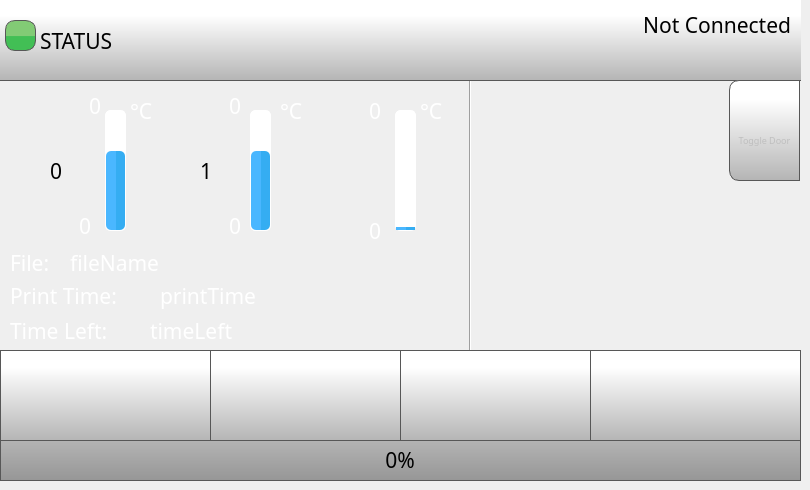
    <widget class="QWidget" name="homePage">
     <widget class="QPushButton" name="playPauseButton">
      <property name="geometry">
       <rect>
        <x>400</x>
        <y>350</y>
        <width>191</width>
        <height>91</height>
       </rect>
      </property>
      <property name="minimumSize">
       <size>
        <width>0</width>
        <height>0</height>
       </size>
      </property>
      <property name="font">
       <font>
        <family>Gotham</family>
        <pointsize>16</pointsize>
       </font>
      </property>
      <property name="styleSheet">
       <string notr="true">QPushButton {
    border: 1px solid rgb(87, 87, 87);
	background-color: qlineargradient(spread:pad, x1:0, y1:1, x2:0, y2:0.188, stop:0 rgba(180, 180, 180, 255), stop:1 rgba(255, 255, 255, 255));
    
}

QPushButton:pressed {

    background-color: qlineargradient(x1: 0, y1: 0, x2: 0, y2: 1,
                                      stop: 0 #dadbde, stop: 1 #f6f7fa);
}

QPushButton:flat {
    border: none; /* no border for a flat push button */
}

QPushButton:default {
    border-color: navy; /* make the default button prominent */
}

QPushButton:focus {
	outline: none;
}</string>
      </property>
      <property name="text">
       <string/>
      </property>
      <property name="icon">
       <iconset>
        <normaloff>templates/img/play-button.png</normaloff>
        <normalon>templates/img/pause-button.png</normalon>templates/img/play-button.png</iconset>
      </property>
      <property name="iconSize">
       <size>
        <width>50</width>
        <height>50</height>
       </size>
      </property>
      <property name="checkable">
       <bool>true</bool>
      </property>
      <property name="checked">
       <bool>false</bool>
      </property>
      <property name="autoDefault">
       <bool>false</bool>
      </property>
      <property name="default">
       <bool>false</bool>
      </property>
      <property name="flat">
       <bool>false</bool>
      </property>
     </widget>
     <widget class="QPushButton" name="stopButton">
      <property name="geometry">
       <rect>
        <x>590</x>
        <y>350</y>
        <width>211</width>
        <height>91</height>
       </rect>
      </property>
      <property name="minimumSize">
       <size>
        <width>0</width>
        <height>0</height>
       </size>
      </property>
      <property name="font">
       <font>
        <family>Gotham</family>
        <pointsize>16</pointsize>
       </font>
      </property>
      <property name="styleSheet">
       <string notr="true">QPushButton {
    border: 1px solid rgb(87, 87, 87);

	background-color: qlineargradient(spread:pad, x1:0, y1:1, x2:0, y2:0.188, stop:0 rgba(180, 180, 180, 255), stop:1 rgba(255, 255, 255, 255));
}

QPushButton:pressed {
    background-color: qlineargradient(x1: 0, y1: 0, x2: 0, y2: 1,
                                      stop: 0 #dadbde, stop: 1 #f6f7fa);
}

QPushButton:flat {
    border: none; /* no border for a flat push button */
}

QPushButton:default {
    border-color: navy; /* make the default button prominent */
}

QPushButton:focus {
	outline: none;
}</string>
      </property>
      <property name="text">
       <string/>
      </property>
      <property name="icon">
       <iconset>
        <normaloff>templates/img/video-player-stop-button.png</normaloff>templates/img/video-player-stop-button.png</iconset>
      </property>
      <property name="iconSize">
       <size>
        <width>50</width>
        <height>50</height>
       </size>
      </property>
     </widget>
     <widget class="Line" name="line">
      <property name="geometry">
       <rect>
        <x>460</x>
        <y>80</y>
        <width>20</width>
        <height>281</height>
       </rect>
      </property>
      <property name="font">
       <font>
        <family>Gotham</family>
        <pointsize>16</pointsize>
       </font>
      </property>
      <property name="orientation">
       <enum>Qt::Vertical</enum>
      </property>
     </widget>
     <widget class="QLabel" name="tool0Label">
      <property name="geometry">
       <rect>
        <x>32</x>
        <y>148</y>
        <width>51</width>
        <height>51</height>
       </rect>
      </property>
      <property name="font">
       <font>
        <family>Gotham</family>
        <pointsize>16</pointsize>
        <bold>false</bold>
        <underline>false</underline>
        <strikeout>false</strikeout>
       </font>
      </property>
      <property name="styleSheet">
       <string notr="true">
   color:  white;</string>
      </property>
      <property name="text">
       <string/>
      </property>
      <property name="pixmap">
       <pixmap>templates/img/Nozzle.png</pixmap>
      </property>
      <property name="scaledContents">
       <bool>true</bool>
      </property>
     </widget>
     <widget class="QLabel" name="FileNameLabel">
      <property name="geometry">
       <rect>
        <x>10</x>
        <y>247</y>
        <width>61</width>
        <height>31</height>
       </rect>
      </property>
      <property name="font">
       <font>
        <family>Gotham</family>
        <pointsize>16</pointsize>
        <bold>false</bold>
       </font>
      </property>
      <property name="styleSheet">
       <string notr="true">color: rgb(255, 255, 255);</string>
      </property>
      <property name="text">
       <string>File:</string>
      </property>
     </widget>
     <widget class="QLabel" name="printTimeLabel">
      <property name="geometry">
       <rect>
        <x>10</x>
        <y>280</y>
        <width>141</width>
        <height>31</height>
       </rect>
      </property>
      <property name="font">
       <font>
        <family>Gotham</family>
        <pointsize>16</pointsize>
        <bold>false</bold>
       </font>
      </property>
      <property name="styleSheet">
       <string notr="true">color: rgb(255, 255, 255);</string>
      </property>
      <property name="text">
       <string>Print Time:</string>
      </property>
     </widget>
     <widget class="QLabel" name="fileName">
      <property name="geometry">
       <rect>
        <x>70</x>
        <y>247</y>
        <width>281</width>
        <height>31</height>
       </rect>
      </property>
      <property name="font">
       <font>
        <family>Gotham</family>
        <pointsize>16</pointsize>
       </font>
      </property>
      <property name="styleSheet">
       <string notr="true">color: rgb(255, 255, 255);
background-color: rgba(255, 255, 255, 0);</string>
      </property>
      <property name="text">
       <string>fileName</string>
      </property>
      <property name="scaledContents">
       <bool>true</bool>
      </property>
      <property name="wordWrap">
       <bool>false</bool>
      </property>
     </widget>
     <widget class="QLabel" name="printTime">
      <property name="geometry">
       <rect>
        <x>160</x>
        <y>280</y>
        <width>211</width>
        <height>31</height>
       </rect>
      </property>
      <property name="font">
       <font>
        <family>Gotham</family>
        <pointsize>16</pointsize>
       </font>
      </property>
      <property name="styleSheet">
       <string notr="true">color: rgb(255, 255, 255);
background-color: rgba(255, 255, 255, 0);</string>
      </property>
      <property name="text">
       <string>printTime</string>
      </property>
     </widget>
     <widget class="QLabel" name="timeLeftLabel">
      <property name="geometry">
       <rect>
        <x>10</x>
        <y>320</y>
        <width>151</width>
        <height>21</height>
       </rect>
      </property>
      <property name="font">
       <font>
        <family>Gotham</family>
        <pointsize>16</pointsize>
        <bold>false</bold>
       </font>
      </property>
      <property name="styleSheet">
       <string notr="true">color: rgb(255, 255, 255);</string>
      </property>
      <property name="text">
       <string>Time Left:</string>
      </property>
     </widget>
     <widget class="QProgressBar" name="bedTempBar">
      <property name="geometry">
       <rect>
        <x>395</x>
        <y>110</y>
        <width>21</width>
        <height>121</height>
       </rect>
      </property>
      <property name="font">
       <font>
        <family>Gotham</family>
        <pointsize>16</pointsize>
       </font>
      </property>
      <property name="styleSheet">
       <string notr="true">QProgressBar::chunk {
    border-radius: 5px;
	background-color: qlineargradient(spread:pad, x1:0.517, y1:0, x2:0.522, y2:0, stop:0.0336134 rgba(74, 183, 255, 255), stop:1 rgba(53, 173, 242, 255));
}

QProgressBar {
    border: 1px solid white;
    border-radius: 5px;
}
</string>
      </property>
      <property name="maximum">
       <number>300</number>
      </property>
      <property name="value">
       <number>10</number>
      </property>
      <property name="alignment">
       <set>Qt::AlignCenter</set>
      </property>
      <property name="textVisible">
       <bool>false</bool>
      </property>
      <property name="orientation">
       <enum>Qt::Vertical</enum>
      </property>
      <property name="format">
       <string>%v</string>
      </property>
     </widget>
     <widget class="QLabel" name="bedLabel">
      <property name="geometry">
       <rect>
        <x>320</x>
        <y>140</y>
        <width>61</width>
        <height>61</height>
       </rect>
      </property>
      <property name="font">
       <font>
        <family>Gotham</family>
        <pointsize>16</pointsize>
        <bold>false</bold>
        <underline>false</underline>
        <strikeout>false</strikeout>
       </font>
      </property>
      <property name="styleSheet">
       <string notr="true">
   color:  white;
background-color: rgba(255, 255, 255, 0);</string>
      </property>
      <property name="text">
       <string/>
      </property>
      <property name="pixmap">
       <pixmap>templates/img/bed.png</pixmap>
      </property>
      <property name="scaledContents">
       <bool>true</bool>
      </property>
     </widget>
     <widget class="QLabel" name="tool0TargetTemperature">
      <property name="geometry">
       <rect>
        <x>40</x>
        <y>90</y>
        <width>61</width>
        <height>31</height>
       </rect>
      </property>
      <property name="font">
       <font>
        <family>Gotham</family>
        <pointsize>16</pointsize>
        <bold>false</bold>
        <underline>false</underline>
        <strikeout>false</strikeout>
       </font>
      </property>
      <property name="styleSheet">
       <string notr="true">
   color:  white;
background-color: rgba(255, 255, 255, 0);</string>
      </property>
      <property name="text">
       <string>0</string>
      </property>
      <property name="alignment">
       <set>Qt::AlignRight|Qt::AlignTrailing|Qt::AlignVCenter</set>
      </property>
     </widget>
     <widget class="QProgressBar" name="tool0TempBar">
      <property name="geometry">
       <rect>
        <x>105</x>
        <y>110</y>
        <width>21</width>
        <height>121</height>
       </rect>
      </property>
      <property name="font">
       <font>
        <family>Gotham</family>
        <pointsize>16</pointsize>
       </font>
      </property>
      <property name="styleSheet">
       <string notr="true">QProgressBar::chunk {
    border-radius: 5px;
	background-color: qlineargradient(spread:pad, x1:0.517, y1:0, x2:0.522, y2:0, stop:0.0336134 rgba(74, 183, 255, 255), stop:1 rgba(53, 173, 242, 255));
}

QProgressBar {
    border: 1px solid white;
    border-radius: 5px;
}
</string>
      </property>
      <property name="maximum">
       <number>300</number>
      </property>
      <property name="value">
       <number>200</number>
      </property>
      <property name="alignment">
       <set>Qt::AlignCenter</set>
      </property>
      <property name="textVisible">
       <bool>false</bool>
      </property>
      <property name="orientation">
       <enum>Qt::Vertical</enum>
      </property>
      <property name="format">
       <string>%v</string>
      </property>
     </widget>
     <widget class="QLabel" name="tool0ActualTemperature">
      <property name="geometry">
       <rect>
        <x>30</x>
        <y>210</y>
        <width>61</width>
        <height>31</height>
       </rect>
      </property>
      <property name="font">
       <font>
        <family>Gotham</family>
        <pointsize>16</pointsize>
        <bold>false</bold>
        <underline>false</underline>
        <strikeout>false</strikeout>
       </font>
      </property>
      <property name="styleSheet">
       <string notr="true">
   color:  white;
background-color: rgba(0, 0, 0, 0);</string>
      </property>
      <property name="text">
       <string>0</string>
      </property>
      <property name="alignment">
       <set>Qt::AlignRight|Qt::AlignTrailing|Qt::AlignVCenter</set>
      </property>
     </widget>
     <widget class="QLabel" name="bedActualTemperatute">
      <property name="geometry">
       <rect>
        <x>340</x>
        <y>220</y>
        <width>41</width>
        <height>21</height>
       </rect>
      </property>
      <property name="font">
       <font>
        <family>Gotham</family>
        <pointsize>16</pointsize>
        <bold>false</bold>
        <underline>false</underline>
        <strikeout>false</strikeout>
       </font>
      </property>
      <property name="styleSheet">
       <string notr="true">
   color:  white;
background-color: rgba(0, 0, 0, 0);</string>
      </property>
      <property name="text">
       <string>0</string>
      </property>
      <property name="alignment">
       <set>Qt::AlignRight|Qt::AlignTrailing|Qt::AlignVCenter</set>
      </property>
     </widget>
     <widget class="QLabel" name="bedTargetTemperature">
      <property name="geometry">
       <rect>
        <x>340</x>
        <y>100</y>
        <width>41</width>
        <height>21</height>
       </rect>
      </property>
      <property name="font">
       <font>
        <family>Gotham</family>
        <pointsize>16</pointsize>
        <bold>false</bold>
        <underline>false</underline>
        <strikeout>false</strikeout>
       </font>
      </property>
      <property name="styleSheet">
       <string notr="true">
   color:  white;
background-color: rgba(255, 255, 255, 0);</string>
      </property>
      <property name="text">
       <string>0</string>
      </property>
      <property name="alignment">
       <set>Qt::AlignRight|Qt::AlignTrailing|Qt::AlignVCenter</set>
      </property>
     </widget>
     <widget class="QPushButton" name="menuButton">
      <property name="geometry">
       <rect>
        <x>0</x>
        <y>350</y>
        <width>211</width>
        <height>91</height>
       </rect>
      </property>
      <property name="minimumSize">
       <size>
        <width>0</width>
        <height>0</height>
       </size>
      </property>
      <property name="font">
       <font>
        <family>Gotham</family>
        <pointsize>16</pointsize>
       </font>
      </property>
      <property name="styleSheet">
       <string notr="true">QPushButton {
     border: 1px solid rgb(87, 87, 87);
	background-color: qlineargradient(spread:pad, x1:0, y1:1, x2:0, y2:0.188, stop:0 rgba(180, 180, 180, 255), stop:1 rgba(255, 255, 255, 255));
    

}

QPushButton:pressed {

    background-color: qlineargradient(x1: 0, y1: 0, x2: 0, y2: 1,
                                      stop: 0 #dadbde, stop: 1 #f6f7fa);
}

QPushButton:flat {
    border: none; /* no border for a flat push button */
}

QPushButton:default {
    border-color: navy; /* make the default button prominent */
}

QPushButton:focus {
	outline: none;
}</string>
      </property>
      <property name="text">
       <string/>
      </property>
      <property name="icon">
       <iconset>
        <normaloff>templates/img/menu.png</normaloff>templates/img/menu.png</iconset>
      </property>
      <property name="iconSize">
       <size>
        <width>50</width>
        <height>50</height>
       </size>
      </property>
      <property name="checkable">
       <bool>false</bool>
      </property>
      <property name="autoDefault">
       <bool>false</bool>
      </property>
      <property name="default">
       <bool>false</bool>
      </property>
      <property name="flat">
       <bool>false</bool>
      </property>
     </widget>
     <widget class="QProgressBar" name="printProgressBar">
      <property name="geometry">
       <rect>
        <x>0</x>
        <y>440</y>
        <width>801</width>
        <height>41</height>
       </rect>
      </property>
      <property name="font">
       <font>
        <family>Gotham</family>
        <pointsize>16</pointsize>
        <italic>false</italic>
        <bold>false</bold>
        <stylestrategy>PreferAntialias</stylestrategy>
       </font>
      </property>
      <property name="styleSheet">
       <string notr="true">QProgressBar::chunk {

	background-color: qlineargradient(spread:pad, x1:0, y1:0.523, x2:0, y2:0.534, stop:0 rgba(130, 203, 117, 255), stop:1 rgba(66, 191, 85, 255));
border: 1px solid green;
}

QProgressBar {
    border: 1px solid rgb(87, 87, 87);
 /*  border-bottom-left-radius: 10px;
 border-bottom-right-radius: 10px;*/
	background-color: qlineargradient(spread:pad, x1:0, y1:1, x2:0, y2:0, stop:0 rgba(150, 150, 150, 255), stop:1 rgba(180, 180, 180, 255));
}
</string>
      </property>
      <property name="maximum">
       <number>100</number>
      </property>
      <property name="value">
       <number>0</number>
      </property>
      <property name="alignment">
       <set>Qt::AlignCenter</set>
      </property>
      <property name="textVisible">
       <bool>true</bool>
      </property>
      <property name="orientation">
       <enum>Qt::Horizontal</enum>
      </property>
      <property name="format">
       <string>%p%</string>
      </property>
     </widget>
     <widget class="QLabel" name="timeLeft">
      <property name="geometry">
       <rect>
        <x>150</x>
        <y>310</y>
        <width>211</width>
        <height>41</height>
       </rect>
      </property>
      <property name="font">
       <font>
        <family>Gotham</family>
        <pointsize>16</pointsize>
       </font>
      </property>
      <property name="styleSheet">
       <string notr="true">color: rgb(255, 255, 255);
background-color: rgba(255, 255, 255, 0);</string>
      </property>
      <property name="text">
       <string>timeLeft</string>
      </property>
      <property name="wordWrap">
       <bool>false</bool>
      </property>
     </widget>
     <widget class="QLabel" name="printerStatus">
      <property name="geometry">
       <rect>
        <x>40</x>
        <y>10</y>
        <width>551</width>
        <height>61</height>
       </rect>
      </property>
      <property name="font">
       <font>
        <family>Gotham</family>
        <pointsize>16</pointsize>
        <bold>false</bold>
        <underline>false</underline>
        <strikeout>false</strikeout>
       </font>
      </property>
      <property name="styleSheet">
       <string notr="true">
background-color: rgba(255, 255, 255, 0);</string>
      </property>
      <property name="text">
       <string>STATUS</string>
      </property>
      <property name="scaledContents">
       <bool>true</bool>
      </property>
      <property name="alignment">
       <set>Qt::AlignLeading|Qt::AlignLeft|Qt::AlignVCenter</set>
      </property>
      <property name="wordWrap">
       <bool>true</bool>
      </property>
     </widget>
     <widget class="QPushButton" name="controlButton">
      <property name="geometry">
       <rect>
        <x>210</x>
        <y>350</y>
        <width>191</width>
        <height>91</height>
       </rect>
      </property>
      <property name="minimumSize">
       <size>
        <width>0</width>
        <height>0</height>
       </size>
      </property>
      <property name="font">
       <font>
        <family>Gotham</family>
        <pointsize>16</pointsize>
       </font>
      </property>
      <property name="styleSheet">
       <string notr="true">QPushButton {
     border: 1px solid rgb(87, 87, 87);

	background-color: qlineargradient(spread:pad, x1:0, y1:1, x2:0, y2:0.188, stop:0 rgba(180, 180, 180, 255), stop:1 rgba(255, 255, 255, 255));
}

QPushButton:pressed {
    background-color: qlineargradient(x1: 0, y1: 0, x2: 0, y2: 1,
                                      stop: 0 #dadbde, stop: 1 #f6f7fa);
}

QPushButton:flat {
    border: none; /* no border for a flat push button */
}

QPushButton:default {
    border-color: navy; /* make the default button prominent */
}

QPushButton:focus {
	outline: none;
}</string>
      </property>
      <property name="text">
       <string/>
      </property>
      <property name="icon">
       <iconset>
        <normaloff>templates/img/settings-1.png</normaloff>templates/img/settings-1.png</iconset>
      </property>
      <property name="iconSize">
       <size>
        <width>50</width>
        <height>50</height>
       </size>
      </property>
      <property name="checkable">
       <bool>false</bool>
      </property>
      <property name="autoDefault">
       <bool>false</bool>
      </property>
      <property name="default">
       <bool>false</bool>
      </property>
      <property name="flat">
       <bool>false</bool>
      </property>
     </widget>
     <widget class="QLabel" name="printerStatusColour">
      <property name="geometry">
       <rect>
        <x>5</x>
        <y>20</y>
        <width>31</width>
        <height>31</height>
       </rect>
      </property>
      <property name="font">
       <font>
        <family>Gotham</family>
        <pointsize>16</pointsize>
        <bold>false</bold>
        <underline>false</underline>
        <strikeout>false</strikeout>
       </font>
      </property>
      <property name="styleSheet">
       <string notr="true">     border: 1px solid rgb(87, 87, 87);
	border-radius: 10px;
	background-color: qlineargradient(spread:pad, x1:0, y1:0.523, x2:0, y2:0.534, stop:0 rgba(130, 203, 117, 255), stop:1 rgba(66, 191, 85, 255));</string>
      </property>
      <property name="text">
       <string/>
      </property>
      <property name="alignment">
       <set>Qt::AlignCenter</set>
      </property>
     </widget>
     <widget class="QLabel" name="celciusLabel">
      <property name="geometry">
       <rect>
        <x>420</x>
        <y>100</y>
        <width>70</width>
        <height>21</height>
       </rect>
      </property>
      <property name="font">
       <font>
        <family>Gotham</family>
        <pointsize>16</pointsize>
        <bold>false</bold>
        <underline>false</underline>
        <strikeout>false</strikeout>
       </font>
      </property>
      <property name="styleSheet">
       <string notr="true">
   color:  white;
background-color: rgba(255, 255, 255, 0);</string>
      </property>
      <property name="text">
       <string>°C</string>
      </property>
     </widget>
     <widget class="QLabel" name="tool1TargetTemperature">
      <property name="geometry">
       <rect>
        <x>180</x>
        <y>90</y>
        <width>61</width>
        <height>31</height>
       </rect>
      </property>
      <property name="font">
       <font>
        <family>Gotham</family>
        <pointsize>16</pointsize>
        <bold>false</bold>
        <underline>false</underline>
        <strikeout>false</strikeout>
       </font>
      </property>
      <property name="styleSheet">
       <string notr="true">
   color:  white;
background-color: rgba(255, 255, 255, 0);</string>
      </property>
      <property name="text">
       <string>0</string>
      </property>
      <property name="alignment">
       <set>Qt::AlignRight|Qt::AlignTrailing|Qt::AlignVCenter</set>
      </property>
     </widget>
     <widget class="QLabel" name="tool1Label">
      <property name="geometry">
       <rect>
        <x>180</x>
        <y>148</y>
        <width>51</width>
        <height>51</height>
       </rect>
      </property>
      <property name="font">
       <font>
        <family>Gotham</family>
        <pointsize>16</pointsize>
        <bold>false</bold>
        <underline>false</underline>
        <strikeout>false</strikeout>
       </font>
      </property>
      <property name="styleSheet">
       <string notr="true">
   color:  white;</string>
      </property>
      <property name="text">
       <string/>
      </property>
      <property name="pixmap">
       <pixmap>templates/img/Nozzle.png</pixmap>
      </property>
      <property name="scaledContents">
       <bool>true</bool>
      </property>
     </widget>
     <widget class="QProgressBar" name="tool1TempBar">
      <property name="geometry">
       <rect>
        <x>250</x>
        <y>110</y>
        <width>21</width>
        <height>121</height>
       </rect>
      </property>
      <property name="font">
       <font>
        <family>Gotham</family>
        <pointsize>16</pointsize>
       </font>
      </property>
      <property name="styleSheet">
       <string notr="true">QProgressBar::chunk {
    border-radius: 5px;
	background-color: qlineargradient(spread:pad, x1:0.517, y1:0, x2:0.522, y2:0, stop:0.0336134 rgba(74, 183, 255, 255), stop:1 rgba(53, 173, 242, 255));
}

QProgressBar {
    border: 1px solid white;
    border-radius: 5px;
}
</string>
      </property>
      <property name="maximum">
       <number>300</number>
      </property>
      <property name="value">
       <number>200</number>
      </property>
      <property name="alignment">
       <set>Qt::AlignCenter</set>
      </property>
      <property name="textVisible">
       <bool>false</bool>
      </property>
      <property name="orientation">
       <enum>Qt::Vertical</enum>
      </property>
      <property name="format">
       <string>%v</string>
      </property>
     </widget>
     <widget class="QLabel" name="tool1ActualTemperature">
      <property name="geometry">
       <rect>
        <x>170</x>
        <y>200</y>
        <width>71</width>
        <height>51</height>
       </rect>
      </property>
      <property name="font">
       <font>
        <family>Gotham</family>
        <pointsize>16</pointsize>
        <bold>false</bold>
        <underline>false</underline>
        <strikeout>false</strikeout>
       </font>
      </property>
      <property name="styleSheet">
       <string notr="true">
   color:  white;
background-color: rgba(0, 0, 0, 0);</string>
      </property>
      <property name="text">
       <string>0</string>
      </property>
      <property name="alignment">
       <set>Qt::AlignRight|Qt::AlignTrailing|Qt::AlignVCenter</set>
      </property>
     </widget>
     <widget class="QLabel" name="statusBar">
      <property name="geometry">
       <rect>
        <x>0</x>
        <y>0</y>
        <width>801</width>
        <height>81</height>
       </rect>
      </property>
      <property name="font">
       <font>
        <family>Gotham</family>
        <pointsize>16</pointsize>
       </font>
      </property>
      <property name="styleSheet">
       <string notr="true">     border-bottom: 1px solid rgb(87, 87, 87);
	background-color: qlineargradient(spread:pad, x1:0, y1:1, x2:0, y2:0.188, stop:0 rgba(180, 180, 180, 255), stop:1 rgba(255, 255, 255, 255));</string>
      </property>
      <property name="frameShape">
       <enum>QFrame::NoFrame</enum>
      </property>
      <property name="frameShadow">
       <enum>QFrame::Raised</enum>
      </property>
      <property name="text">
       <string/>
      </property>
     </widget>
     <widget class="QLabel" name="printPreviewMain">
      <property name="geometry">
       <rect>
        <x>489</x>
        <y>80</y>
        <width>311</width>
        <height>291</height>
       </rect>
      </property>
      <property name="font">
       <font>
        <family>Gotham</family>
        <pointsize>16</pointsize>
       </font>
      </property>
      <property name="styleSheet">
       <string notr="true">background-color: rgba(255, 255, 255, 0);</string>
      </property>
      <property name="text">
       <string/>
      </property>
      <property name="pixmap">
       <pixmap>templates/img/thumbnail.png</pixmap>
      </property>
      <property name="scaledContents">
       <bool>true</bool>
      </property>
     </widget>
     <widget class="QLabel" name="ipStatus">
      <property name="geometry">
       <rect>
        <x>560</x>
        <y>10</y>
        <width>231</width>
        <height>31</height>
       </rect>
      </property>
      <property name="font">
       <font>
        <family>Gotham</family>
        <pointsize>16</pointsize>
        <bold>false</bold>
        <underline>false</underline>
        <strikeout>false</strikeout>
       </font>
      </property>
      <property name="styleSheet">
       <string notr="true">
background-color: rgba(255, 255, 255, 0);</string>
      </property>
      <property name="text">
       <string>Not Connected</string>
      </property>
      <property name="scaledContents">
       <bool>true</bool>
      </property>
      <property name="alignment">
       <set>Qt::AlignRight|Qt::AlignTop|Qt::AlignTrailing</set>
      </property>
      <property name="wordWrap">
       <bool>true</bool>
      </property>
     </widget>
     <widget class="QLabel" name="celciusLabel_2">
      <property name="geometry">
       <rect>
        <x>280</x>
        <y>100</y>
        <width>70</width>
        <height>21</height>
       </rect>
      </property>
      <property name="font">
       <font>
        <family>Gotham</family>
        <pointsize>16</pointsize>
        <bold>false</bold>
        <underline>false</underline>
        <strikeout>false</strikeout>
       </font>
      </property>
      <property name="styleSheet">
       <string notr="true">
   color:  white;
background-color: rgba(255, 255, 255, 0);</string>
      </property>
      <property name="text">
       <string>°C</string>
      </property>
     </widget>
     <widget class="QLabel" name="celciusLabel_3">
      <property name="geometry">
       <rect>
        <x>130</x>
        <y>100</y>
        <width>70</width>
        <height>21</height>
       </rect>
      </property>
      <property name="font">
       <font>
        <family>Gotham</family>
        <pointsize>16</pointsize>
        <bold>false</bold>
        <underline>false</underline>
        <strikeout>false</strikeout>
       </font>
      </property>
      <property name="styleSheet">
       <string notr="true">
   color:  white;
background-color: rgba(255, 255, 255, 0);</string>
      </property>
      <property name="text">
       <string>°C</string>
      </property>
     </widget>
     <widget class="QLabel" name="label">
      <property name="geometry">
       <rect>
        <x>200</x>
        <y>150</y>
        <width>20</width>
        <height>41</height>
       </rect>
      </property>
      <property name="font">
       <font>
        <family>Gotham</family>
        <pointsize>16</pointsize>
       </font>
      </property>
      <property name="styleSheet">
       <string notr="true">
color: black;
background-color: rgb(255, 255, 255,0);</string>
      </property>
      <property name="text">
       <string>1</string>
      </property>
     </widget>
     <widget class="QLabel" name="label_3">
      <property name="geometry">
       <rect>
        <x>50</x>
        <y>150</y>
        <width>20</width>
        <height>41</height>
       </rect>
      </property>
      <property name="font">
       <font>
        <family>Gotham</family>
        <pointsize>16</pointsize>
       </font>
      </property>
      <property name="styleSheet">
       <string notr="true">
color: black;
background-color: rgb(255, 255, 255,0);</string>
      </property>
      <property name="text">
       <string>0</string>
      </property>
     </widget>
     <widget class="QToolButton" name="doorLockButton">
      <property name="enabled">
       <bool>false</bool>
      </property>
      <property name="geometry">
       <rect>
        <x>729</x>
        <y>80</y>
        <width>71</width>
        <height>101</height>
       </rect>
      </property>
      <property name="minimumSize">
       <size>
        <width>0</width>
        <height>0</height>
       </size>
      </property>
      <property name="font">
       <font>
        <family>Gotham</family>
        <pointsize>7</pointsize>
       </font>
      </property>
      <property name="styleSheet">
       <string notr="true">QToolButton {
	padding-top: 20px;
     border: 1px solid rgb(87, 87, 87);
	background-color: qlineargradient(spread:pad, x1:0, y1:1, x2:0, y2:0.188, stop:0 rgba(180, 180, 180, 255), stop:1 rgba(255, 255, 255, 255));

border-top-left-radius: 10px;

border-bottom-left-radius: 10px;



}

QToolButton:pressed {
    background-color: qlineargradient(x1: 0, y1: 0, x2: 0, y2: 1,
                                      stop: 0 #dadbde, stop: 1 #f6f7fa);
}

QToolButton:flat {
    border: none; /* no border for a flat push button */
}

QToolButton:default {
    border-color: navy; /* make the default button prominent */
}</string>
      </property>
      <property name="text">
       <string>Toggle Door</string>
      </property>
      <property name="icon">
       <iconset>
        <normaloff>templates/img/doorUnlock.png</normaloff>
        <normalon>templates/img/doorLock.png</normalon>templates/img/doorUnlock.png</iconset>
      </property>
      <property name="iconSize">
       <size>
        <width>50</width>
        <height>50</height>
       </size>
      </property>
      <property name="checkable">
       <bool>false</bool>
      </property>
      <property name="checked">
       <bool>false</bool>
      </property>
      <property name="toolButtonStyle">
       <enum>Qt::ToolButtonTextUnderIcon</enum>
      </property>
      <property name="autoRaise">
       <bool>false</bool>
      </property>
     </widget>
     <zorder>timeLeftLabel</zorder>
     <zorder>printPreviewMain</zorder>
     <zorder>line</zorder>
     <zorder>statusBar</zorder>
     <zorder>playPauseButton</zorder>
     <zorder>stopButton</zorder>
     <zorder>tool0Label</zorder>
     <zorder>FileNameLabel</zorder>
     <zorder>printTimeLabel</zorder>
     <zorder>printTime</zorder>
     <zorder>bedTempBar</zorder>
     <zorder>bedLabel</zorder>
     <zorder>tool0TempBar</zorder>
     <zorder>tool0ActualTemperature</zorder>
     <zorder>tool0TargetTemperature</zorder>
     <zorder>bedActualTemperatute</zorder>
     <zorder>bedTargetTemperature</zorder>
     <zorder>menuButton</zorder>
     <zorder>timeLeft</zorder>
     <zorder>controlButton</zorder>
     <zorder>printProgressBar</zorder>
     <zorder>printerStatusColour</zorder>
     <zorder>celciusLabel</zorder>
     <zorder>tool1TargetTemperature</zorder>
     <zorder>tool1Label</zorder>
     <zorder>tool1TempBar</zorder>
     <zorder>tool1ActualTemperature</zorder>
     <zorder>fileName</zorder>
     <zorder>ipStatus</zorder>
     <zorder>printerStatus</zorder>
     <zorder>celciusLabel_2</zorder>
     <zorder>celciusLabel_3</zorder>
     <zorder>label</zorder>
     <zorder>label_3</zorder>
     <zorder>doorLockButton</zorder>
    </widget>
